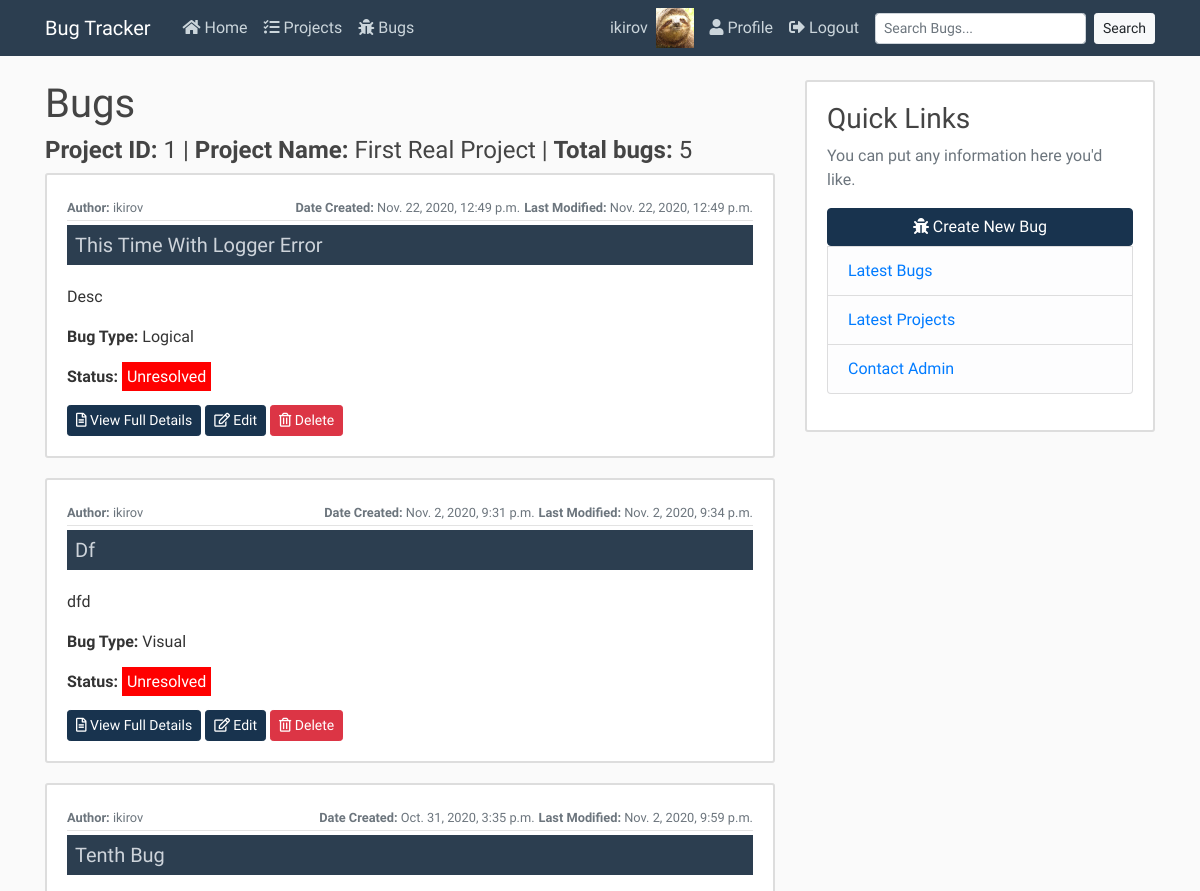
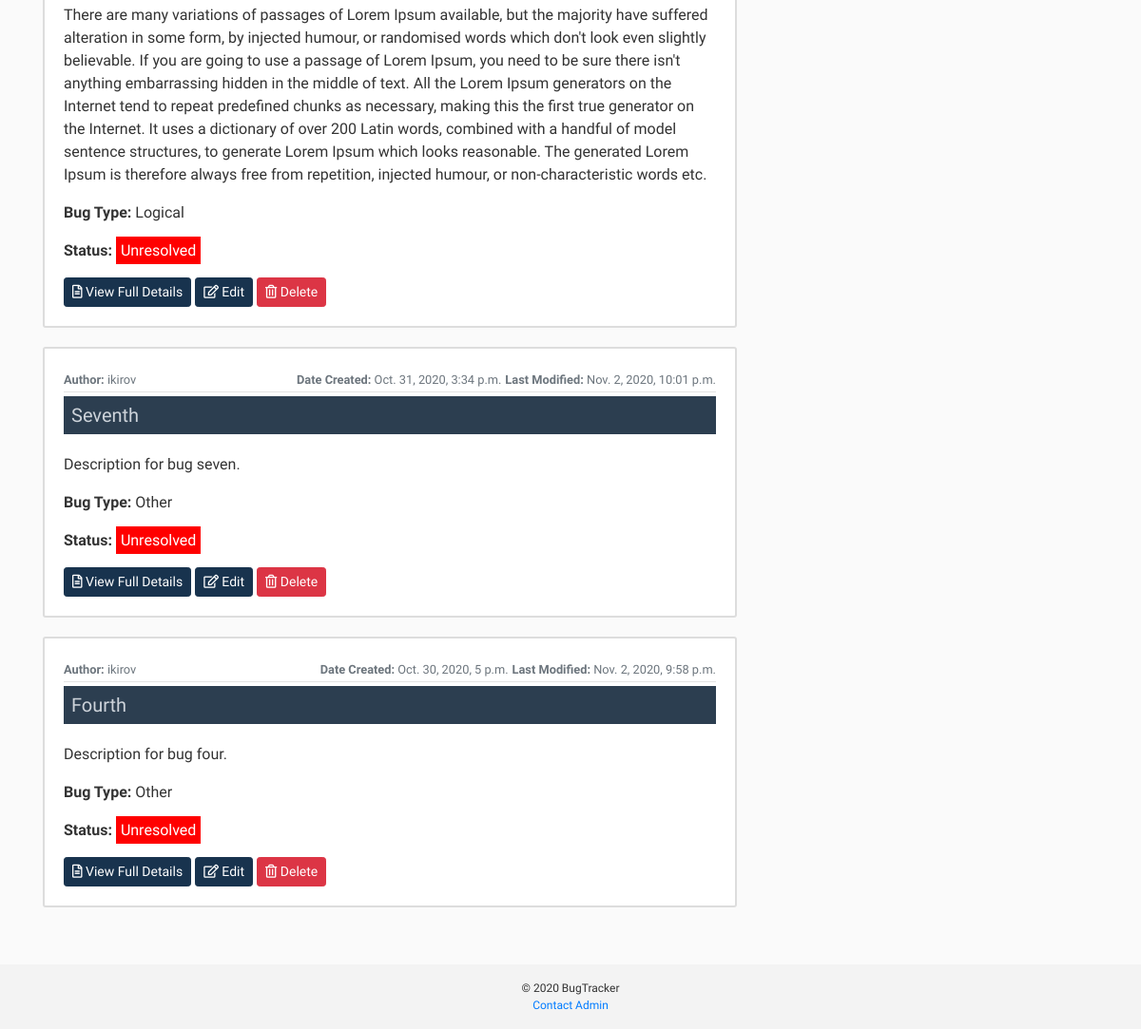
Page /projects/bugs/project/1/First Real Project (signed in) on the committed database (2 pictures, top to bottom).
### users/models.py (models this page shows, shortened)
class Profile(models.Model):
    user = models.OneToOneField(User, on_delete=models.CASCADE)
    image = models.ImageField(default='default.jpg', upload_to='profile_pics')

### projects/models.py (models this page shows, shortened)
class Project(models.Model):
    name = models.CharField(max_length=50)
    PROJ_TYPES = (
        ('D', 'Dev'),
        ('P', 'Print'),
        ('O', 'Other'),
    )
    proj_type = models.CharField(max_length=1, choices=PROJ_TYPES)
    date_added = models.DateTimeField(auto_now_add=True)
    date_modified = models.DateTimeField(auto_now=True)
    editors = models.ManyToManyField(User)

class Bug(models.Model):
    author = models.ForeignKey(User, on_delete=models.DO_NOTHING)
    name = models.CharField(max_length=50)
    desc = models.CharField(max_length=2000, help_text="2000 character limit.")
    BUG_TYPES = (
        ('V', 'Visual'),
        ('L', 'Logical'),
        ('O', 'Other'),
    )
    bug_type = models.CharField(max_length=1, choices=BUG_TYPES)
    date_added = models.DateTimeField(auto_now_add=True)
    date_modified = models.DateTimeField(auto_now=True)
    project = models.ForeignKey(Project, on_delete=models.CASCADE)
    image = models.ImageField(upload_to='bug_pics', default='default_bug.png') #image field has automatic validation to ensure the upload is a valid image - no need for further validation on file size since we are using Pillow to resize to a manageable size
    image2 = models.ImageField(upload_to='bug_pics', default='default_bug.png')
    resolved = models.BooleanField(default=False)
    class Meta:
        ordering = ['-date_added']

### projects/views.py (the view)
# urls.py: path('bugs/project/<int:id>/<str:name>', BugProjectListView.as_view(), name="bugs-project"),
class BugProjectListView(LoginRequiredMixin, ListView):
    model = Bug
    paginate_by = 5
    template_name="projects/project_bugs.html"
    def get_queryset(self):
        project = get_object_or_404(Project, id=self.kwargs.get('id')) # can also just do self.kwargs['id'] here. Standard Python dict retrieval.
        return Bug.objects.filter(project=project)

### projects/templates/projects/project_bugs.html (shortened to what this page needs)
{% extends "status/base.html" %}
{% block content %}
    <h1>Bugs</h1>
    <h4><strong>Project ID:</strong> {{ view.kwargs.id }} | <strong>Project Name:</strong> {{view.kwargs.name}} | <strong>Total bugs:</strong> {{ page_obj.paginator.count }}</h4>
    {% for bug in object_list %}
        <article class="media content-section">
            <div class="media-body">
                <div class="article-metadata">
                    <div style="display: flex; justify-content: space-between;">
                        <div>
                            <small class="text-muted"><strong>Author:</strong> {{ bug.author }}</small>
                        </div>
                        <div>
                            <small class="text-muted"><strong>Date Created:</strong> {{ bug.date_added }}</small>
                            <small class="text-muted"><strong>Last Modified:</strong> {{ bug.date_modified }}</small>
                        </div>
                    </div>
                </div>
                <h2><a class="article-title" href="{% url 'bugs-detail' bug.id %}">{{ bug.name|title }}</a></h2>
                <p>{{bug.desc}}</p>
                <p class="article-content"><strong>Bug Type:</strong> {{ bug.get_bug_type_display }}</p>
                <p><strong>Status:</strong> {{bug.resolved|yesno:"<span style='color: white; background-color: green; padding: 5px;'>Resolved</span>, <span style='color: white; background-color: red; padding: 5px;'>Unresolved</span>"|safe}}</p>
                <a class="btn btn-primary btn-sm dark-button" href="{% url 'bugs-detail' bug.id %}"><i class="far fa-file-alt"></i> View Full Details</a>
                <a class="btn btn-primary btn-sm dark-button" href="{% url 'bugs-update' bug.id %}"><i class="far fa-edit"></i> Edit</a>
                <a class="btn btn-danger btn-sm" href="{% url 'bugs-delete' bug.id %}"><i class="far fa-trash-alt"></i> Delete</a>
            </div>
        </article>
    {% endfor %}
{% endblock content %}

### status/templates/status/base.html (shortened to what this page needs)
{% load static %}
<!DOCTYPE html>
<html lang="en">
<head>
    <link rel="stylesheet" href="https://cdn.jsdelivr.net/npm/bootstrap@4.5.3/dist/css/bootstrap.min.css">
    <link rel="stylesheet" href="{% static 'status/main.css' %}">
    <link rel="stylesheet" href="https://use.fontawesome.com/releases/v5.15.1/css/all.css">
</head>
<body>
    <header class="site-header">
        <nav class="navbar navbar-expand-lg navbar-dark bg-arctic-blue fixed-top">
            <div class="container">
            <a class="navbar-brand mr-4" href="{% url 'status-home' %}">Bug Tracker</a>
            <div class="collapse navbar-collapse" id="navbarToggle">
                <div class="navbar-nav mr-auto">
                <a class="nav-item nav-link" href="{% url 'status-home' %}"><i class="fas fa-home"></i> Home</a>
                {% if user.is_authenticated %}
                  <a class="nav-item nav-link" href="{% url 'projects-home' %}"><i class="fas fa-tasks"></i> Projects</a>
                  <a class="nav-item nav-link" href="{% url 'bugs-list' %}"><i class="fas fa-bug"></i> Bugs</a>
                {% endif %}
                </div>
                <div class="navbar-nav">
                  {% if user.is_authenticated %}
                    <div class="nav-profile-group">
                      <a class="nav-item nav-link" href="{% url 'profile' %}">{{user.username}}</a>
                      <img src="{{user.profile.image.url}}" style="zoom:15%;" class="mr-5"/>
                    </div>
                    <a class="nav-item nav-link" href="{% url 'profile' %}"><i class="fas fa-user"></i> Profile</a>
                    <a class="nav-item nav-link" href="{% url 'logout' %}"><i class="fas fa-sign-out-alt"></i> Logout</a>
                    <form type="get" action="{% url 'search-results' %}" accept-charset="utf-8" class="form-inline">
                      <input class="form-control form-control-sm ml-sm-2 mr-sm-2" type="search" placeholder="Search Bugs..." aria-label="Search" id="q" name="q">
                      <button class="btn btn-light my-2 my-sm-0 btn-sm" type="submit">Search</button>
                    </form>
                  {% else %}
                    <a class="nav-item nav-link" href="{% url 'login' %}"><i class="fas fa-sign-in-alt"></i> Login</a>
                    <a class="nav-item nav-link" href="{% url 'register' %}">Register</a>
                  {% endif %}
                </div>
            </div>
            </div>
        </nav>
    </header>
    <main role="main" class="container" style="min-height: 70vh;">
        <div class="row">
          <div class="col-lg-8">
            {% block content %}{% endblock %}
          </div>
          <div class="col-lg-4">
            <div class="content-section">
              <h3>Quick Links</h3>
              <p class='text-muted'>You can put any information here you'd like.
                <ul class="list-group">
                  <a class="btn btn-primary dark-button" href="{% url 'bugs-create' %}"><i class="fas fa-bug"></i> Create New Bug</a>
                  <li class="list-group-item list-group-item-light"><a href="{% url 'bugs-list' %}">Latest Bugs</a></li>
                  <li class="list-group-item list-group-item-light"><a href="{% url 'projects-home' %}">Latest Projects</a></li>
                  <li class="list-group-item list-group-item-light"><a href="{% url 'contact-admin' %}">Contact Admin</a></li>
                </ul>
              </p>
            </div>
          </div>
        </div>
      </main>
<footer class="page-footer font-small unique-color-dark" style="font-size:12px; background-color: #f3f3f3; margin-top:40px;">
  <div class="footer-copyright text-center py-3">
    © 2020 BugTracker<br>
    <a href="{% url 'contact-admin' %}">Contact Admin</a>
  </div>
</footer>
</body>
</html>

### status/static/status/main.css (style rules this page uses)
body { background: #fafafa; color: #333333; margin-top: 5rem; font-family: 'Abel', sans-serif; }
h1, h2, h3, h4, h5, h6 { color: #444444; }
ul { margin: 0; }
.bg-arctic-blue { background-color: #2C3E50; }
.site-header .navbar-nav .nav-link { color: #cbd5db; }
.content-section { background: #ffffff; border: 2px solid #dddddd; border-radius: 3px; margin-bottom: 20px; padding: 20px; }
.article-title { display: block; background-color: #2c3e50; height: 40px; padding: 8px; color: #cdd3da; font-size: 20px; margin-bottom: 20px; }
.article-content { white-space: pre-line; }
.article-metadata { padding-bottom: 1px; margin-bottom: 4px; border-bottom: 1px solid #e3e3e3 }
.nav-profile-group { display: none; }
@media only screen and (min-width: 1200px) { .nav-profile-group { display: flex; justify-content: center; } }
.dark-button { background-color: #18334e; border-color: #18334e; color: white; }

### rows in the picture
Project: kwargs.name "First Real Project"
Bug: author "ikirov", date_added "Nov. 22, 2020, 12:49 p.m.", date_modified "Nov. 22, 2020, 12:49 p.m.", name "This Time With Logger Error", desc "Desc", bug_type "Logical", resolved "Unresolved"
Bug: author "ikirov", date_added "Nov. 2, 2020, 9:31 p.m.", date_modified "Nov. 2, 2020, 9:34 p.m.", name "Df", desc "dfd", bug_type "Visual", resolved "Unresolved"
Bug: author "ikirov", date_added "Oct. 31, 2020, 3:35 p.m.", date_modified "Nov. 2, 2020, 9:59 p.m.", name "Tenth Bug", desc "There are many variations of passages of Lorem Ipsum available, but the majority have suffered alteration in some form, by injected humour, or randomised words which don't look even slightly believable. If you are going to use a passage of Lorem Ipsum, you need to be sure there isn't anything embarrassing hidden in the middle of text. All the Lorem Ipsum generators on the Internet tend to repeat predefined chunks as necessary, making this the first true generator on the Internet. It uses a dictionary of over 200 Latin words, combined with a handful of model sentence structures, to generate Lorem Ipsum which looks reasonable. The generated Lorem Ipsum is therefore always free from…", bug_type "Logical", resolved "Unresolved"
Bug: author "ikirov", date_added "Oct. 31, 2020, 3:34 p.m.", date_modified "Nov. 2, 2020, 10:01 p.m.", name "Seventh", desc "Description for bug seven.", bug_type "Other", resolved "Unresolved"
Bug: author "ikirov", date_added "Oct. 30, 2020, 5 p.m.", date_modified "Nov. 2, 2020, 9:58 p.m.", name "Fourth", desc "Description for bug four.", bug_type "Other", resolved "Unresolved"

### other values in the picture
{{ user.username }} "ikirov"
{{ view.kwargs.id }} "1"
{{ page_obj.paginator.count }} "5"
